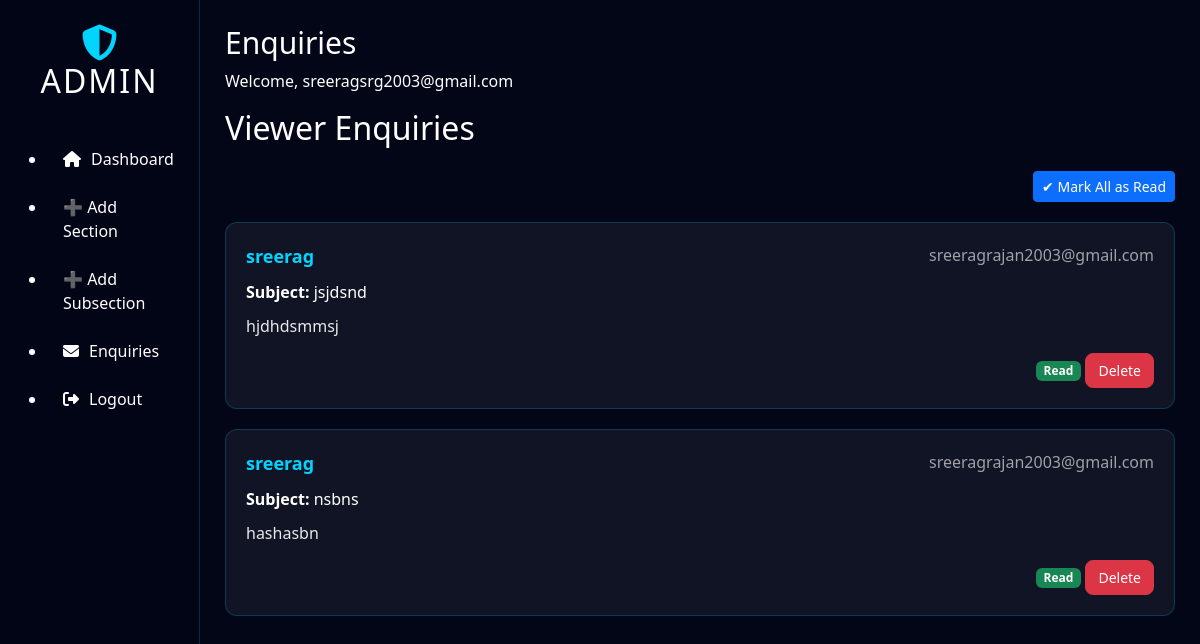
The app's page /admin/enquiries (signed in) with its own data.
### models.py (models this page shows)
class Enquiry(db.Model):
    __tablename__ = "enquiry"
    id = db.Column(db.Integer, primary_key=True)
    name = db.Column(db.String(100), nullable=False)
    email = db.Column(db.String(120), nullable=False)
    subject = db.Column(db.String(200), nullable=False)
    message = db.Column(db.Text, nullable=False)
    is_read = db.Column(db.Boolean, default=False)

### admin/routes.py (the view)
@admin_bp.route("/enquiries")
@login_required
def enquiries():
    all_enquiries = Enquiry.query.order_by(Enquiry.id.desc()).all()
    return render_template("admin_enquiries.html", enquiries=all_enquiries)

### admin/routes.py (called while the page is built)
def login_required(f):
    from functools import wraps
    @wraps(f)
    def wrapper(*args, **kwargs):
        if "admin_id" not in session:
            return redirect(url_for("admin.login"))
        return f(*args, **kwargs)
    return wrapper

### templates/admin_enquiries.html
{% extends "admin_layout.html" %}
{% set page_title = "Enquiries" %}
{% block content %}
<h2 class="mb-4">Viewer Enquiries</h2>
<div class="action-buttons" style="justify-content: flex-end;">
    <a href="{{ url_for('admin.mark_all_enquiries_read') }}" class="btn btn-sm btn-primary"
        onclick="return confirm('Mark all enquiries as read?');">
        ✔ Mark All as Read
    </a>
</div>
{% if enquiries|length == 0 %}
<p>No enquiries yet.</p>
{% else %}
<div class="enquiry-list">
{% for enquiry in enquiries %}
<div class="enquiry-card {% if not enquiry.is_read %}unread{% endif %}">
    <div class="enquiry-header">
        <strong>{{ enquiry.name }}</strong>
        <span class="email">{{ enquiry.email }}</span>
    </div>
    <p><strong>Subject:</strong> {{ enquiry.subject }}</p>
    <p class="message">{{ enquiry.message }}</p>
    <div class="enquiry-actions">
        {% if not enquiry.is_read %}
        <a href="{{ url_for('admin.mark_enquiry_read', id=enquiry.id) }}"
           class="btn btn-sm btn-success">
            Mark as Read
        </a>
        {% else %}
        <span class="badge bg-success">Read</span>
        {% endif %}
        <a href="{{ url_for('admin.delete_enquiry', id=enquiry.id) }}"
           class="btn btn-sm btn-danger"
           onclick="return confirm('Delete this enquiry?');">
            Delete
        </a>
    </div>
</div>
{% endfor %}
</div>
{% endif %}
{% endblock %}

### static/css/admin_dashboard.css (style rules this page uses)
* { margin: 0; padding: 0; box-sizing: border-box; }
body.admin-body { background: #020617; color: #ffffff; min-height: 100vh; font-family: 'Segoe UI', Tahoma, Geneva, Verdana, sans-serif; }
.action-buttons { display: flex; gap: 15px; margin: 20px 0; }
.action-buttons a { text-decoration: none !important; }
.enquiry-list { display: flex; flex-direction: column; gap: 20px; }
.enquiry-card { background: rgba(255,255,255,0.06); padding: 20px; border-radius: 12px; border: 1px solid rgba(0,212,255,0.2); }
.enquiry-header { display: flex; justify-content: space-between; margin-bottom: 10px; }
.enquiry-header strong { color: #00d4ff; font-size: 18px; }
.enquiry-header .email { color: #ffffff99; }
.enquiry-card p { margin: 5px 0; color: #ffffff; }
.enquiry-card .message { margin-top: 10px; opacity: 0.9; }
.enquiry-actions { margin-top: 15px; text-align: right; }
.enquiry-actions .btn-danger { padding: 6px 12px; border-radius: 8px; }

### records on screen
Enquiry: name "sreerag", email "sreeragrajan2003@gmail.com", subject "jsjdsnd", message "hjdhdsmmsj", is_read "Read"
Enquiry: name "sreerag", email "sreeragrajan2003@gmail.com", subject "nsbns", message "hashasbn", is_read "Read"

### other values on screen
{{ page_title }} "Enquiries"
{{ session['admin_username'] }} "sreeragsrg2003@gmail.com"
